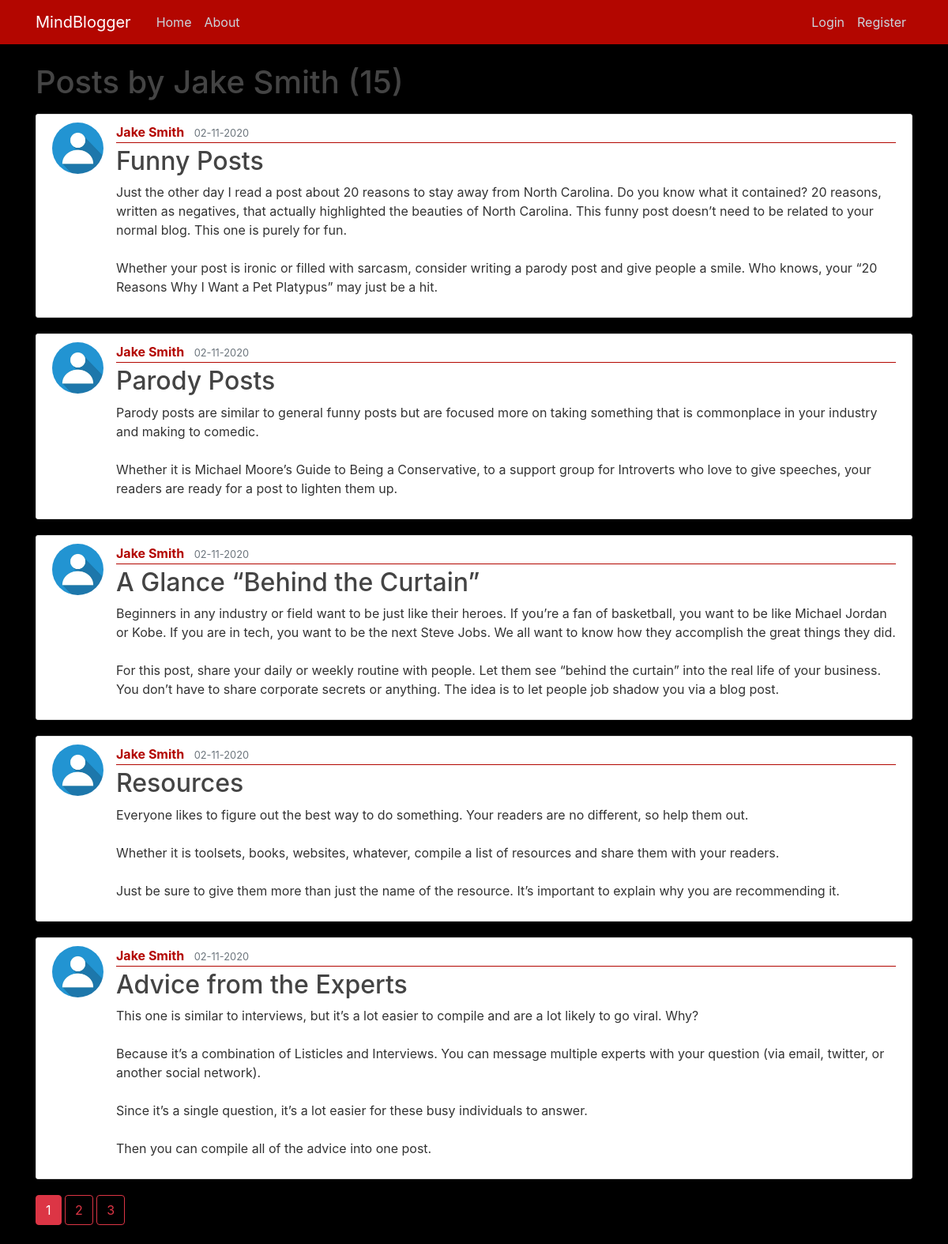
Page /user/Jake Smith on the committed database.
### flask_blog/models.py (models this page shows, shortened)
class User(db.Model, UserMixin):
    id = db.Column(db.Integer, primary_key=True)
    username = db.Column(db.String(20), unique=True, nullable=False)
    email = db.Column(db.String(120), unique=True, nullable=False)
    image_file = db.Column(db.String(20), nullable=False, default='default.jpg')
    password = db.Column(db.String(60), nullable=False)
    posts = db.relationship('Post', backref='author', lazy=True)

class Post(db.Model):
    id = db.Column(db.Integer, primary_key=True)
    title = db.Column(db.String(100), nullable=False)
    date_posted = db.Column(db.DateTime, nullable=False, default=datetime.utcnow)
    content = db.Column(db.Text, nullable=False)
    user_id = db.Column(db.Integer, db.ForeignKey('user.id'), nullable=False)

### flask_blog/users/routes.py (the view)
@users.route('/user/<string:username>')
def user_posts(username):
    page = request.args.get('page', 1, type=int)
    user = User.query.filter_by(username=username).first_or_404()
    posts = Post.query.filter_by(author=user).order_by(Post.date_posted.desc()).paginate(page=page, per_page=5)
    return render_template("user_posts.html",posts=posts, user=user)

### flask_blog/templates/user_posts.html
{% extends "layout.html" %}
{% block content %}
    <h1 class="mb-3">Posts by {{ user.username }} ({{ posts.total }})</h1>
    {% for post in posts.items %}
        <article class="media content-section">
          <img class="rounded-circle article-img" src="{{ url_for('static', filename='profile_pics/' + post.author.image_file) }}">
          <div class="media-body">
            <div class="article-metadata">
              <a class="mr-2" href="{{ url_for('users.user_posts', username=post.author.username) }}">{{ post.author.username }}</a>
              <small class="text-muted">{{ post.date_posted.strftime('%d-%m-%Y') }}</small>
            </div>
            <h2><a class="article-title" href="{{ url_for('posts.post', post_id=post.id) }}">{{ post.title }}</a></h2>
            <p class="article-content">{{ post.content }}</p>
          </div>
        </article>
    {% endfor %}
    {% for page_num in posts.iter_pages(left_edge=2, right_edge=2, left_current=1, right_current=3) %}
      {% if page_num %}
        {% if posts.page==page_num %}
          <a class="btn btn-danger mb-4" href="{{ url_for('users.user_posts', username=user.username, page=page_num) }}">{{ page_num }}</a>
        {% else %}
          <a class="btn btn-outline-danger mb-4" href="{{ url_for('users.user_posts', username=user.username, page=page_num) }}">{{ page_num }}</a>
        {% endif %}
      {% else %}
        ...
      {% endif %}
    {% endfor %}
{% endblock content %}

### flask_blog/static/main.css (style rules this page uses)
body { background: #000; color: #333333; margin-top: 5rem; }
h1, h2, h3, h4, h5, h6 { color: #444444; }
.content-section { background: #ffffff; padding: 10px 20px; border: 1px solid #dddddd; border-radius: 3px; margin-bottom: 20px; }
.article-title { color: #444444; }
.article-content { white-space: pre-line; }
.article-img { height: 65px; width: 65px; margin-right: 16px; }
.article-metadata { padding-bottom: 1px; margin-bottom: 4px; border-bottom: 1px solid #b30600; }
.article-metadata a { color: #b30600; font-weight: bold; }

### rows in the picture
User: username "Jake Smith"
Post: image_file (placeholder picture), author.username "Jake Smith", date_posted "02-11-2020", title "Funny Posts", content "Just the other day I read a post about 20 reasons to stay away from North Carolina. Do you know what it contained? 20 reasons, written as negatives, that actually highlighted the beauties of North Carolina. This funny post doesn’t need to be related to your normal blog. This one is purely for fun. Whether your post is ironic or filled with sarcasm, consider writing a parody post and give people a smile. Who knows, your “20 Reasons Why I Want a Pet Platypus” may just be a hit."
Post: image_file (placeholder picture), author.username "Jake Smith", date_posted "02-11-2020", title "Parody Posts", content "Parody posts are similar to general funny posts but are focused more on taking something that is commonplace in your industry and making to comedic. Whether it is Michael Moore’s Guide to Being a Conservative, to a support group for Introverts who love to give speeches, your readers are ready for a post to lighten them up."
Post: image_file (placeholder picture), author.username "Jake Smith", date_posted "02-11-2020", title "A Glance “Behind the Curtain”", content "Beginners in any industry or field want to be just like their heroes. If you’re a fan of basketball, you want to be like Michael Jordan or Kobe. If you are in tech, you want to be the next Steve Jobs. We all want to know how they accomplish the great things they did. For this post, share your daily or weekly routine with people. Let them see “behind the curtain” into the real life of your business. You don’t have to share corporate secrets or anything. The idea is to let people job shadow you via a blog post."
Post: image_file (placeholder picture), author.username "Jake Smith", date_posted "02-11-2020", title "Resources", content "Everyone likes to figure out the best way to do something. Your readers are no different, so help them out. Whether it is toolsets, books, websites, whatever, compile a list of resources and share them with your readers. Just be sure to give them more than just the name of the resource. It’s important to explain why you are recommending it."
Post: image_file (placeholder picture), author.username "Jake Smith", date_posted "02-11-2020", title "Advice from the Experts", content "This one is similar to interviews, but it’s a lot easier to compile and are a lot likely to go viral. Why? Because it’s a combination of Listicles and Interviews. You can message multiple experts with your question (via email, twitter, or another social network). Since it’s a single question, it’s a lot easier for these busy individuals to answer. Then you can compile all of the advice into one post."

### other values in the picture
{{ posts.total }} "15"
{{ page_num }} "1"
{{ page_num }} "2" "3"
